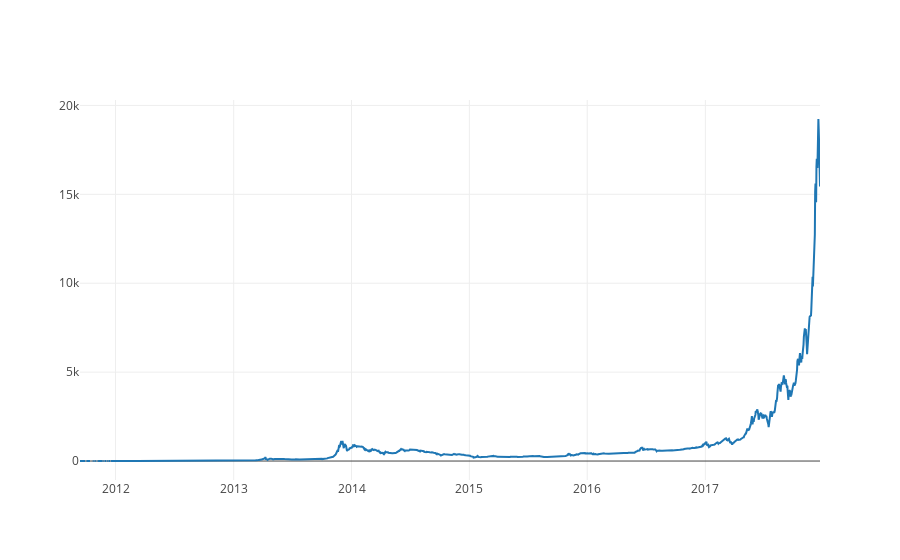

Notebook code cell kept with this figure:
### Markdown cell above
This new column is our Bitcoin pricing index!  Let's chart that column to make sure it looks ok.

### Code cell
# Plot the average BTC price
btc_trace = go.Scatter(x=btc_usd_datasets.index, y=btc_usd_datasets['avg_btc_price_usd'])
py.iplot([btc_trace])

### Figure 1 — Plotly figure (JSON) as saved in the notebook; plotly's stock layout.template omitted (floating-point values rounded to 4 significant figures; data arrays with more than 128 entries replaced by an {"elided": "..."} marker saying what was removed)
{"data": [{"type": "scatter", "x": {"elided": "2293 str values"}, "y": {"elided": "2293 float values"}}], "layout": {}}
